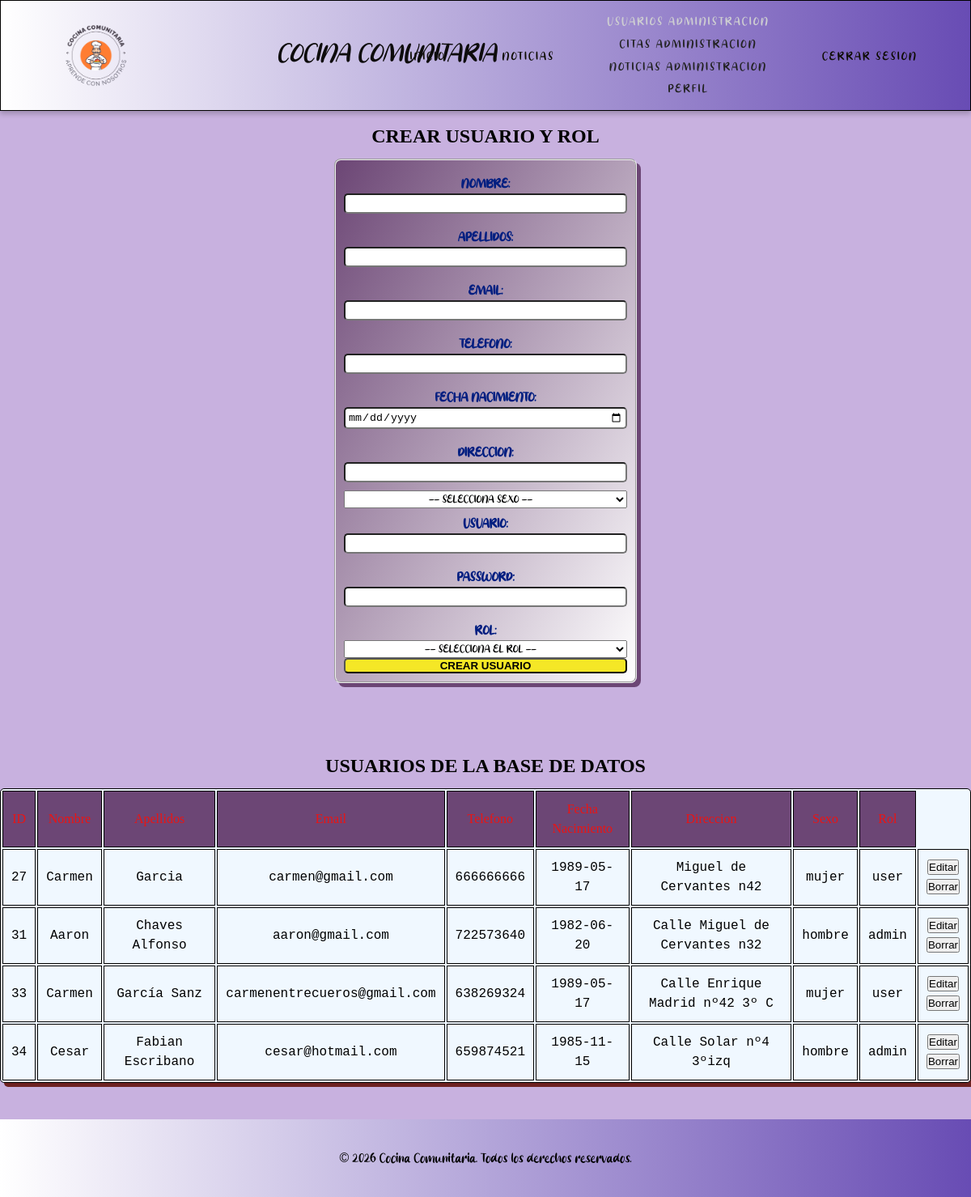
Screenshot of /Web_Cocina_comunitaria/views/admin/usuarios_administracion.php (signed in) with the database file from the repository.
### tables this page shows
CREATE TABLE `users_login` (
  `idLogin` int(11) NOT NULL,
  `idUser` int(11) NOT NULL,
  `usuario` varchar(50) NOT NULL,
  `password` varchar(255) NOT NULL,
  `rol` enum('admin','user') NOT NULL
);

CREATE TABLE `users_data` (
  `idUser` int(11) NOT NULL,
  `nombre` varchar(50) NOT NULL,
  `apellidos` varchar(100) NOT NULL,
  `email` varchar(100) NOT NULL,
  `telefono` varchar(20) NOT NULL,
  `fecha_nacimiento` date NOT NULL,
  `direccion` text DEFAULT NULL,
  `sexo` enum('hombre','mujer','otro') NOT NULL
);

### Web_Cocina_comunitaria/views/admin/usuarios_bbdd.php (called while the page is built, shortened)
<?php
    if(isset($_SESSION['rol']) && $_SESSION['rol'] === 'admin'){
        $conexion = DB::connect();
        $sqlCheck = "SELECT d.idUser, d.nombre, d.apellidos, d.email, d.telefono, d.fecha_nacimiento,
                 d.direccion, d.sexo, l.rol
                 FROM users_data d
                 INNER JOIN users_login l ON d.idUser = l.idUser";
        $sqlCheck = $conexion->prepare($sqlCheck);
        $sqlCheck->execute();
        $usuarios = $sqlCheck->fetchAll(PDO::FETCH_ASSOC);
    }
?>

### Web_Cocina_comunitaria/views/admin/usuarios_administracion.php (the view, shortened to what this page needs)
<?php
    require_once __DIR__ .'/usuarios_bbdd.php';
?>
<!DOCTYPE html>
<html lang="es">
<head>
    <link rel="stylesheet" href="../../public/css/estilos.css">
</head>
<body class="admin_usuarios">
    <header>
        <nav class="navigationBar">
            <img src="../../public/images/logo/logo-transparent-png.png" class="logo" width="500" height="506" alt="logo de la pagina">
            <h1 id="titulo">Cocina Comunitaria</h1>
            <ul class="navigationBarList">
                <li><a href="../../index.php" class="enlace">Inicio</a></li>
                <li><a href="../noticias.php" class="enlace">Noticias</a></li>
                <?php if(isset($_SESSION['usuario']) && $_SESSION['rol'] === 'admin'):?>
                    <li class="adminColumn">
                        <a class="enlace active" href="./usuarios_administracion.php">Usuarios Administracion</a>
                        <a class="enlace" href="./citas_administracion.php">Citas Administracion</a>
                        <a class="enlace" href="./noticias_administracion.php">Noticias Administracion</a>
                        <a class="enlace" href="./perfil.php">Perfil</a>
                    </li>
                    <?php endif;?>
                <?php if(isset($_SESSION['is_logged_in'])):?>
                    <li><a href="../logout.php" class="enlace">Cerrar Sesion</a></li>
                <?php endif;?>
            </ul>
        </nav>
    </header>
    <div class="admin_container_form">
        <h2 class="h_usersAdmin">Crear Usuario y Rol</h2>
        <fieldset class="admin_fieldset">
            <form class="admin_form" action="../../controllers/c_admin_usuarios.php" method="POST">
                <label for="nombre">Nombre:</label>
                <input type="text" name="nombre" id="nombre">
                <label for="apellidos">Apellidos:</label>
                <input type="text" name="apellidos" id="apellidos">
                <label for="email">Email:</label>
                <input type="email" name="email" id="email">
                <label for="telefono">Telefono:</label>
                <input type="text" name="telefono" id="telefono">
                <label for="fechaNac">Fecha Nacimiento:</label>
                <input type="date" name="fechaNac" id="fechaNac">
                <label for="direccion">Direccion:</label>
                <input type="text" name="direccion" id="direccion">
                <select name="sexo">
                    <option value="">-- Selecciona sexo --</option>
                </select>
                <label for="usuario">Usuario:</label>
                <input type="text" name="usuario" id="usuario">
                <label for="password">Password:</label>
                <input type="password" name="password" id="password">
                <label for="rol">Rol:</label>
                <select name="rol">
                    <option value="">-- Selecciona el Rol --</option>
                </select>
                <button type="submit">Crear Usuario</button>
            </form>
        </fieldset>
    </div>
    <div class="errores">
    </div>
    <div class="exito">
    </div>
    <div class="usuarios_bbdd">
        <h2 class="h_usersAdmin">Usuarios de la Base de Datos</h2>
        <?php if(!empty($usuarios)):?>
            <table>
                <thead>
                    <tr>
                        <th>ID</th>
                        <th>Nombre</th>
                        <th>Apellidos</th>
                        <th>Email</th>
                        <th>Telefono</th>
                        <th>Fecha Nacimiento</th>
                        <th>Direccion</th>
                        <th>Sexo</th>
                        <th>Rol</th>
                    </tr>
                </thead>
                <tbody>
                    <?php foreach ($usuarios as $usuario):?>
                        <tr>
                            <td><?= htmlspecialchars($usuario['idUser']) ?></td>
                            <td><?= htmlspecialchars($usuario['nombre']) ?></td>
                            <td><?= htmlspecialchars($usuario['apellidos']) ?></td>
                            <td><?= htmlspecialchars($usuario['email']) ?></td>
                            <td><?= htmlspecialchars($usuario['telefono']) ?></td>
                            <td><?= htmlspecialchars($usuario['fecha_nacimiento']) ?></td>
                            <td><?= htmlspecialchars($usuario['direccion']) ?></td>
                            <td><?= htmlspecialchars($usuario['sexo']) ?></td>
                            <td><?= htmlspecialchars($usuario['rol']) ?></td>
                            <td>
                            <form action="./editar_usuario.php" method="GET" style="display:inline">
                                <button type="submit" name="editar" value="Editar">Editar</button>
                            </form>
                            <form action="../../controllers/c_admin_borrar_usuario.php" method="POST" onsubmit="return confirm('¿Estás seguro de que quieres borrar este usuario?');">
                                <button type="submit" name="borrar" value="Borrar">Borrar</button>
                            </form>
                        </td>
                        </tr>
                    <?php endforeach;?>
                </tbody>
            </table>
        <?php else:?>
            <p>No hay usuarios registrados.</p>
        <?php endif;?>
    <footer class="footer">
        <p>&copy; <?= date("Y"); ?> Cocina Comunitaria. Todos los derechos reservados.</p>
    </footer>
</body>
</html>

### Web_Cocina_comunitaria/public/css/estilos.css (style rules this page uses)
* { margin: 0; padding: 0; box-sizing: border-box; }
body { background-color:white; overflow-y: auto; overflow-x: hidden; font-size: 16px; line-height: 1.5; padding-top: 150px; box-sizing: border-box; background-size: cover; background-repeat: no-repeat; background-position: center; }
html, body { height: 100%; display: flex; flex-direction: column; }
.logo { width: 105px; height: 105px; margin: 10px; margin-left: 60px; animation: girar 10s linear infinite; }
h1 { color: rgb(14, 12, 12); font-size: 2rem; font-family: Arial, Helvetica, sans-serif; text-transform: uppercase; font-style: italic; font-size: 1.5rem; margin-left: 5px; text-align: center; position: relative; padding: 10px; line-height: 100px; }
h2 { text-transform: uppercase; }
.navigationBar { border: 1px solid black; background: linear-gradient(to right, white, rgb(104, 76, 180)); display: flex; flex-direction: row; justify-content: space-between; text-align: center; position: fixed; top: 0; width: 100%; box-shadow: 0px 4px 6px rgba(0, 0, 0, 0.2); padding: 5px; z-index: 1000; }
.navigationBarList { display: flex; justify-content: center; align-items: center; margin-top: 0; }
.navigationBarList li { list-style-type: none; text-transform: uppercase; }
.navigationBarList a { font-size: 0.9rem; margin-right: 50px; text-decoration: none; color: rgb(14, 12, 3); padding: 10px; }
.navigationBarList .active { color: rgb(205, 205, 209); }
.adminColumn { display: flex; flex-direction: column; }
.adminColumn a { display: block; padding: 3px 5px; text-decoration: none; color: #222; }
.enlace { font-family: 'Milky Lemon'; text-transform: uppercase; letter-spacing: 2px; font-weight: bold; padding: 10px; font-weight: 300; }
.active { color: rgb(3, 3, 252); }
p { color: rgb(20, 20, 20); font-family: Arial, Helvetica, sans-serif; font-size: 1rem; line-height: 1.5; margin: 20px; }
#titulo { font-family: 'Milky Lemon'; font-size: 2em; display: inline-block; white-space: nowrap; width: 0; font-weight: 500; }
.errores { color: red; text-transform: uppercase; text-align: center; padding: 12px; }
.admin_container_form { margin-left: 50px; }
.admin_fieldset { width: 300px; padding: 10px; background: linear-gradient(to bottom right, #6c4675, white); border-radius: 8px; box-shadow: 5px 5px #6c4675; }
.admin_form { display: flex; flex-direction: column; justify-content: center; font-weight: bold; text-transform: uppercase; color: rgb(0, 30, 128); text-align: center; }
.admin_form label { margin-top: 2px; padding-top: 5px; }
.admin_form input, .admin_form button .admin_form select { border-radius: 5px; margin-bottom: 10px; padding: 3px; width: 350px; }
.admin_form button { background-color: rgb(245, 231, 38); cursor: pointer; border-radius: 5px; text-transform: uppercase; font-weight: bold; }
.admin_form select { text-align: center; text-transform: uppercase; font-family: 'Milky Lemon'; }
.exito { text-align: center; color: green; padding: 10px; border-radius: 5px; font-family:'Courier New', Courier, monospace; text-align: center; margin-top: 10px; }
.admin_usuarios { background-color: rgb(200, 177, 223); }
.usuarios_bbdd { margin-bottom: 15px; }
.usuarios_bbdd table { text-align: center; margin: 0 auto; border: 1px solid black; border-radius: 2px; box-shadow: 5px 5px rgb(110, 34, 34); border-radius: 5px; margin-bottom: 45px; }
.usuarios_bbdd table, .usuarios_bbdd td, .usuarios_bbdd th { border: 1px solid black; background-color: aliceblue; }
.usuarios_bbdd table th { border: 1px solid black; background-color: #6c4675; font-family: 'Lemon'; font-weight: 100; color: rgb(235, 20, 20); }
.usuarios_bbdd table td { font-family: 'Courier New', Courier, monospace; }
.usuarios_bbdd table td, .usuarios_bbdd table th { padding: 10px; }
.admin_form { margin: 0 auto; text-align: center; }
.admin_fieldset { margin: 0 auto; margin-bottom: 30px; }
.admin_container_form { margin: 0 auto; font-family: 'Milky Lemon'; text-align: center; }
.h_usersAdmin { font-family: 'Lemon'; text-align: center; margin-bottom: 10px; }
.footer { background: linear-gradient(to right, white, rgb(104, 76, 180)); bottom: 0; left: 0; width: 100%; text-align: center; padding: 1rem; z-index: 1000; margin-top: auto; text-align: center; padding: 1rem; }
.footer p { font-family: 'Milky Lemon', sans-serif; color: #000; }

### rows the page displays
users_login: idUser.idUser "27", idUser.nombre "Carmen", idUser.apellidos "Garcia", idUser.email "carmen@gmail.com", idUser.telefono "666666666", idUser.fecha_nacimiento "1989-05-17", idUser.direccion "Miguel de Cervantes n42", idUser.sexo "mujer", rol "user"
users_login: idUser.idUser "31", idUser.nombre "Aaron", idUser.apellidos "Chaves Alfonso", idUser.email "aaron@gmail.com", idUser.telefono "722573640", idUser.fecha_nacimiento "1982-06-20", idUser.direccion "Calle Miguel de Cervantes n32", idUser.sexo "hombre", rol "admin"
users_login: idUser.idUser "33", idUser.nombre "Carmen", idUser.apellidos "García Sanz", idUser.email "carmenentrecueros@gmail.com", idUser.telefono "638269324", idUser.fecha_nacimiento "1989-05-17", idUser.direccion "Calle Enrique Madrid nº42 3º C", idUser.sexo "mujer", rol "user"
users_login: idUser.idUser "34", idUser.nombre "Cesar", idUser.apellidos "Fabian Escribano", idUser.email "cesar@hotmail.com", idUser.telefono "659874521", idUser.fecha_nacimiento "1985-11-15", idUser.direccion "Calle Solar nº4 3ºizq", idUser.sexo "hombre", rol "admin"
